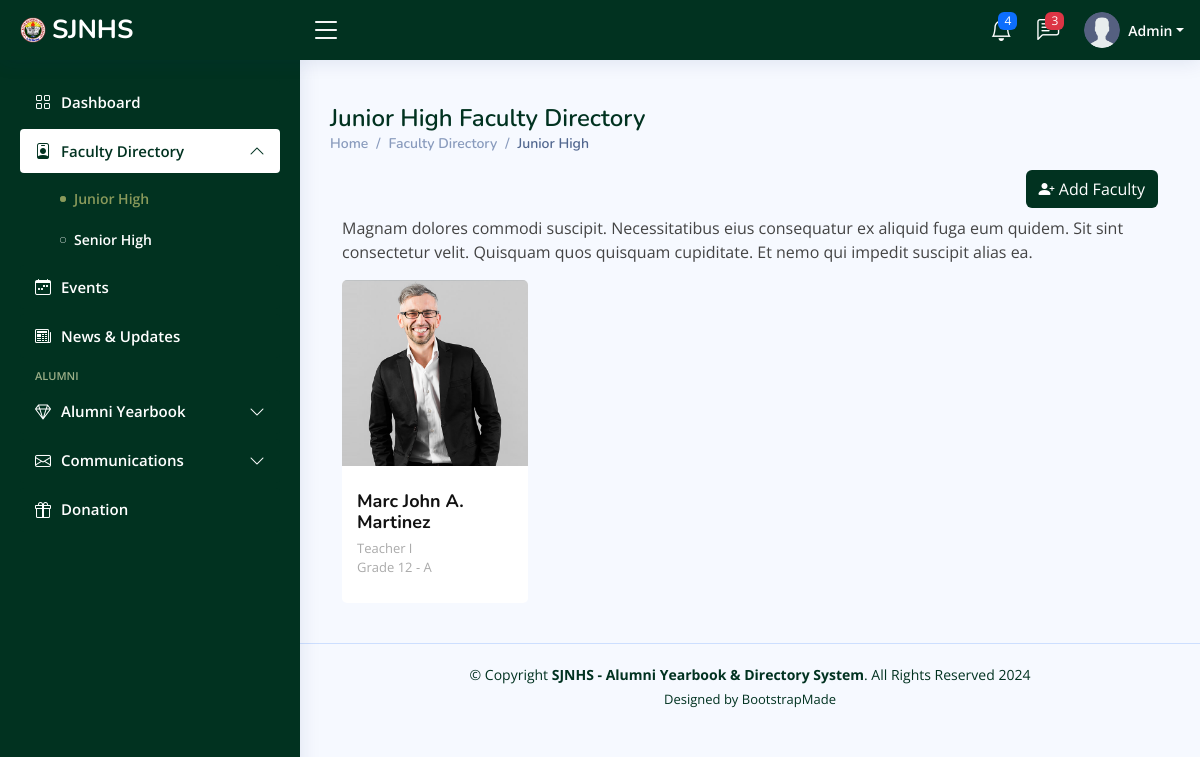
/admin/juniorhs-faculty.php (signed in), run on an earlier commit of the app's database.
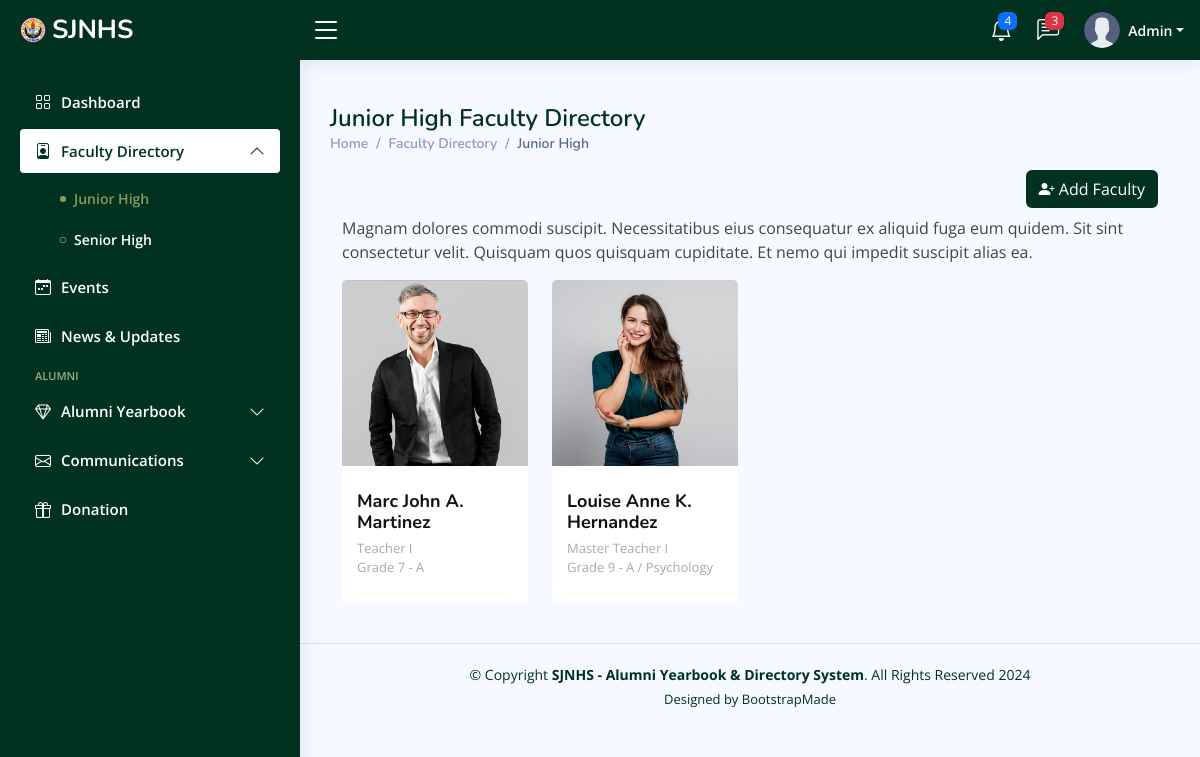
And on a later commit of the database.
### tables this page shows
CREATE TABLE `faculty` (
  `id` int(11) NOT NULL,
  `firstname` varchar(255) NOT NULL,
  `middlename` varchar(255) NOT NULL,
  `lastname` varchar(255) NOT NULL,
  `email` varchar(150) NOT NULL,
  `phone_num` varchar(50) NOT NULL,
  `designation` varchar(50) NOT NULL,
  `hs_type` varchar(50) NOT NULL,
  `grade` int(11) NOT NULL,
  `sect_subj` varchar(50) NOT NULL,
  `profile_picture` varchar(255) NOT NULL,
  `date_created` date NOT NULL DEFAULT current_timestamp()
);

### admin/juniorhs-faculty.php (the view, shortened to what the changed rows need)
<?php
include_once 'includes/header.php';
include_once 'includes/conn.php';
?>
<main id="main" class="main">
    <div class="pagetitle">
        <h1>Junior High Faculty Directory</h1>
    </div>
    <section class="section dashboard">
        <div class="row">
            <div class="col-lg-12">
                <div id="user" class="user">
                    <div class="container" data-aos="fade-up">
                        <div class="row">
                            <?php
$sql = "SELECT * FROM faculty WHERE `hs_type` = 'JHS'";
$result = mysqli_query($conn, $sql);
if (mysqli_num_rows($result) > 0) {
    while ($row = mysqli_fetch_assoc($result)) {
        $middlenameInitial = substr($row['middlename'], 0, 1);
        ?>
                            <div class="col-lg-3 col-md-6 d-flex align-items-stretch">
                                <div class="member" data-aos="fade-up" data-aos-delay="100">
                                    <div class="member-img">
                                        <img src="<?php echo $row['profile_picture']; ?>" class="img-fluid" alt="">
                                    </div>
                                    <div class="member-info">
                                        <h4><?php echo $row['firstname'] . " " . $middlenameInitial . ". " . $row['lastname']; ?>
                                        </h4>
                                        <span><?php echo $row['designation'] . " <br> Grade " . $row['grade'] . " - " . $row['sect_subj']; ?></span>
                                    </div>
                                </div>
                            </div>
                            <?php
}
} else {
    echo "No team members found.";
}
?>
                        </div>
                    </div>
                </div>
            </div>
        </div>
    </section>
</main>
<?php
include_once 'includes/footer.php';
?>

What changed in the data, as far as the page shows it:
changed faculty "Marc John": grade "12" → "7"
added faculty: profile_picture (picture), firstname "Louise Anne", middlename "K", lastname "Hernandez", designation "Master Teacher I", grade "9", sect_subj "A / Psychology"
